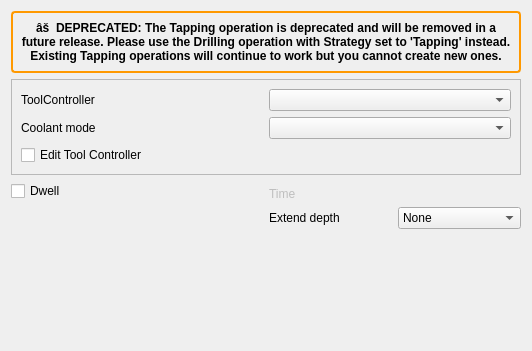
<?xml version="1.0" encoding="UTF-8"?>
<ui version="4.0">
 <class>Form</class>
 <widget class="QWidget" name="Form">
  <property name="geometry">
   <rect>
    <x>0</x>
    <y>0</y>
    <width>532</width>
    <height>351</height>
   </rect>
  </property>
  <property name="windowTitle">
   <string>Form</string>
  </property>
  <layout class="QGridLayout" name="gridLayout_3">
   <item row="0" column="0" colspan="3">
    <widget class="QLabel" name="deprecationWarning">
     <property name="styleSheet">
      <string notr="true">QLabel { background-color: #fauracadc00; color: #000000; padding: 8px; border: 2px solid #ff9900; border-radius: 4px; font-weight: bold; }</string>
     </property>
     <property name="text">
      <string>âš  DEPRECATED: The Tapping operation is deprecated and will be removed in a future release. Please use the Drilling operation with Strategy set to 'Tapping' instead. Existing Tapping operations will continue to work but you cannot create new ones.</string>
     </property>
     <property name="wordWrap">
      <bool>true</bool>
     </property>
     <property name="alignment">
      <set>Qt::AlignCenter</set>
     </property>
    </widget>
   </item>
   <item row="1" column="0" colspan="3">
    <widget class="QFrame" name="frame">
     <property name="sizePolicy">
      <sizepolicy hsizetype="Preferred" vsizetype="Preferred">
       <horstretch>0</horstretch>
       <verstretch>0</verstretch>
      </sizepolicy>
     </property>
     <property name="frameShape">
      <enum>QFrame::StyledPanel</enum>
     </property>
     <property name="frameShadow">
      <enum>QFrame::Raised</enum>
     </property>
     <layout class="QGridLayout" name="gridLayout_2">
      <item row="1" column="1">
       <widget class="QComboBox" name="coolantController">
        <property name="toolTip">
         <string>&lt;html&gt;&lt;head/&gt;&lt;body&gt;&lt;p&gt;The tool and its settings to be used for this operation.&lt;/p&gt;&lt;/body&gt;&lt;/html&gt;</string>
        </property>
       </widget>
      </item>
      <item row="1" column="0">
       <widget class="QLabel" name="label_3">
        <property name="text">
         <string>Coolant mode</string>
        </property>
       </widget>
      </item>
      <item row="0" column="0">
       <widget class="QLabel" name="label_2">
        <property name="text">
         <string>ToolController</string>
        </property>
       </widget>
      </item>
      <item row="0" column="1">
       <widget class="QComboBox" name="toolController">
        <property name="toolTip">
         <string>&lt;html&gt;&lt;head/&gt;&lt;body&gt;&lt;p&gt;The tool and its settings to be used for this operation.&lt;/p&gt;&lt;/body&gt;&lt;/html&gt;</string>
        </property>
       </widget>
      </item>
      <item row="2" column="0" colspan="2">
       <widget class="QCheckBox" name="editToolController">
        <property name="text">
         <string>Edit Tool Controller</string>
        </property>
       </widget>
      </item>
     </layout>
    </widget>
   </item>
   <item row="2" column="0" colspan="3">
    <layout class="QGridLayout" name="gridLayout">
     <item row="4" column="4">
      <widget class="QLabel" name="dwellTimelabel">
       <property name="enabled">
        <bool>false</bool>
       </property>
       <property name="text">
        <string>Time</string>
       </property>
      </widget>
     </item>
     <item row="3" column="1" rowspan="2" colspan="2">
      <widget class="QCheckBox" name="dwellEnabled">
       <property name="text">
        <string>Dwell</string>
       </property>
      </widget>
     </item>
     <item row="5" column="6">
      <widget class="QComboBox" name="ExtraOffset">
       <item>
        <property name="text">
         <string>None</string>
        </property>
       </item>
       <item>
        <property name="text">
         <string>Tap tip</string>
        </property>
       </item>
       <item>
        <property name="text">
         <string>2x tap tip</string>
        </property>
       </item>
      </widget>
     </item>
     <item row="4" column="6">
      <widget class="Gui::QuantitySpinBox" name="dwellTime" native="true">
       <property name="enabled">
        <bool>false</bool>
       </property>
      </widget>
     </item>
     <item row="5" column="4">
      <widget class="QLabel" name="Offsetlabel">
       <property name="text">
        <string>Extend depth</string>
       </property>
      </widget>
     </item>
    </layout>
   </item>
   <item row="3" column="0">
    <spacer name="verticalSpacer">
     <property name="orientation">
      <enum>Qt::Vertical</enum>
     </property>
     <property name="sizeHint" stdset="0">
      <size>
       <width>20</width>
       <height>40</height>
      </size>
     </property>
    </spacer>
   </item>
  </layout>
 </widget>
 <customwidgets>
  <customwidget>
   <class>Gui::QuantitySpinBox</class>
   <extends>QWidget</extends>
   <header>Gui/QuantitySpinBox.h</header>
  </customwidget>
 </customwidgets>
 <tabstops>
  <tabstop>toolController</tabstop>
  <tabstop>dwellEnabled</tabstop>
 </tabstops>
 <resources/>
 <connections/>
</ui>
